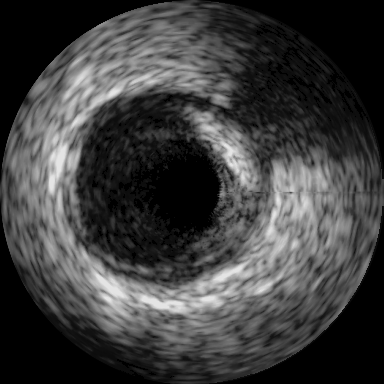
#> input picture Homework/images/ivus.png, 384 x 384 px
$ jupyter execute HW3.ipynb
#> lines starting #> are read from the running program, lines starting #| are printed output that depends on the picture
#> further down, img is the input picture: shape (384, 384); min 0, max 228, mean 62
[cell 1]
import cv2
import numpy as np
import matplotlib.pyplot as plt
import random
import math

[cell 2]
def imshow(img):
    plt.axis('off')
    plt.imshow(img, cmap='gray')

[cell 3]
def cv2_show(caption, im):
    cv2.imshow(caption,im)
    cv2.waitKey(0)
    cv2.destroyAllWindows()

[cell 4]
def gamma_correction(img, gamma):
#> called with gamma = 2.8
    img = img.astype(np.float64)/np.amax(img)
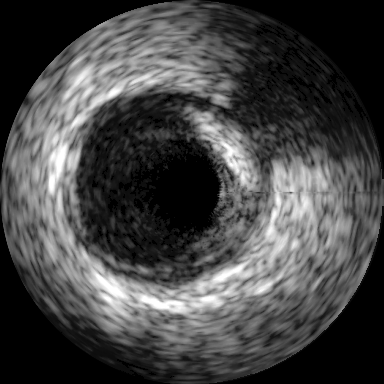
#> img: shape (384, 384) float64; min 0, max 1, mean 0.272
    gamma_img = img**gamma
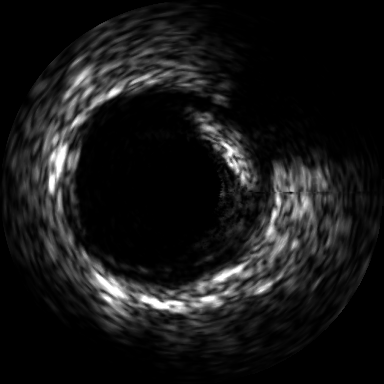
#> gamma_img: shape (384, 384) float64; min 0, max 1, mean 0.0924
    return np.array(255*gamma_img, dtype = 'uint8')

[cell 5]
img = cv2.imread('./images/ivus.png', 0)

[cell 6]
imshow(img)

[cell 7]
im = gamma_correction(img, 2.8)
imshow(im)

[cell 8]
result = cv2.hconcat([img, im])
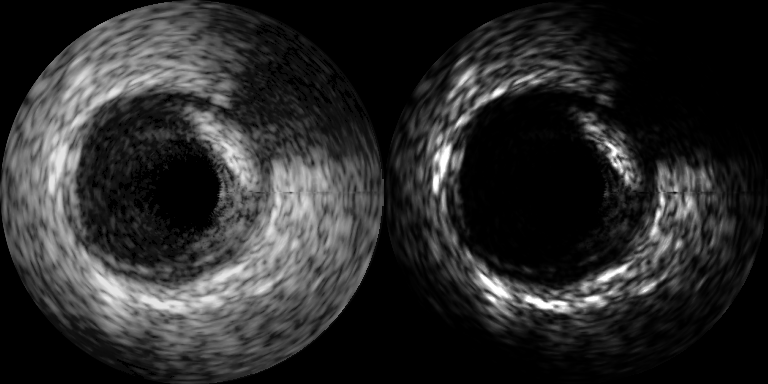
#> result: shape (384, 768); min 0, max 255, mean 42.6
imshow(result)
plt.savefig('./outs/hw3.png')
